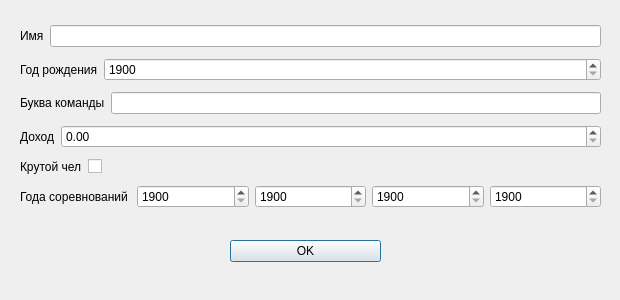
<?xml version="1.0" encoding="UTF-8"?>
<ui version="4.0">
 <class>StructInputDialog</class>
 <widget class="QDialog" name="StructInputDialog">
  <property name="geometry">
   <rect>
    <x>0</x>
    <y>0</y>
    <width>620</width>
    <height>300</height>
   </rect>
  </property>
  <property name="windowTitle">
   <string>Input Dialog</string>
  </property>
  <widget class="QDialogButtonBox" name="buttonBox">
   <property name="geometry">
    <rect>
     <x>230</x>
     <y>240</y>
     <width>151</width>
     <height>32</height>
    </rect>
   </property>
   <property name="orientation">
    <enum>Qt::Vertical</enum>
   </property>
   <property name="standardButtons">
    <set>QDialogButtonBox::Ok</set>
   </property>
  </widget>
  <widget class="QWidget" name="layoutWidget">
   <property name="geometry">
    <rect>
     <x>20</x>
     <y>20</y>
     <width>581</width>
     <height>198</height>
    </rect>
   </property>
   <layout class="QVBoxLayout" name="verticalLayout">
    <item>
     <layout class="QHBoxLayout" name="horizontalLayout">
      <item>
       <widget class="QLabel" name="label">
        <property name="text">
         <string>Имя</string>
        </property>
       </widget>
      </item>
      <item>
       <widget class="QLineEdit" name="lineEdit">
        <property name="maxLength">
         <number>15</number>
        </property>
       </widget>
      </item>
     </layout>
    </item>
    <item>
     <layout class="QHBoxLayout" name="horizontalLayout_2">
      <item>
       <widget class="QLabel" name="label_2">
        <property name="sizePolicy">
         <sizepolicy hsizetype="Minimum" vsizetype="Preferred">
          <horstretch>0</horstretch>
          <verstretch>0</verstretch>
         </sizepolicy>
        </property>
        <property name="text">
         <string>Год рождения</string>
        </property>
       </widget>
      </item>
      <item>
       <widget class="QSpinBox" name="spinBox">
        <property name="sizePolicy">
         <sizepolicy hsizetype="Expanding" vsizetype="Fixed">
          <horstretch>0</horstretch>
          <verstretch>0</verstretch>
         </sizepolicy>
        </property>
        <property name="minimum">
         <number>1900</number>
        </property>
        <property name="maximum">
         <number>9999</number>
        </property>
       </widget>
      </item>
     </layout>
    </item>
    <item>
     <layout class="QHBoxLayout" name="horizontalLayout_3">
      <item>
       <widget class="QLabel" name="label_3">
        <property name="text">
         <string>Буква команды</string>
        </property>
       </widget>
      </item>
      <item>
       <widget class="QLineEdit" name="lineEdit_2">
        <property name="maxLength">
         <number>1</number>
        </property>
       </widget>
      </item>
     </layout>
    </item>
    <item>
     <layout class="QHBoxLayout" name="horizontalLayout_4">
      <item>
       <widget class="QLabel" name="label_4">
        <property name="sizePolicy">
         <sizepolicy hsizetype="Minimum" vsizetype="Preferred">
          <horstretch>0</horstretch>
          <verstretch>0</verstretch>
         </sizepolicy>
        </property>
        <property name="text">
         <string>Доход</string>
        </property>
       </widget>
      </item>
      <item>
       <widget class="QDoubleSpinBox" name="doubleSpinBox">
        <property name="sizePolicy">
         <sizepolicy hsizetype="Expanding" vsizetype="Fixed">
          <horstretch>0</horstretch>
          <verstretch>0</verstretch>
         </sizepolicy>
        </property>
       </widget>
      </item>
     </layout>
    </item>
    <item>
     <layout class="QHBoxLayout" name="horizontalLayout_5">
      <item>
       <widget class="QLabel" name="label_5">
        <property name="sizePolicy">
         <sizepolicy hsizetype="Minimum" vsizetype="Preferred">
          <horstretch>0</horstretch>
          <verstretch>0</verstretch>
         </sizepolicy>
        </property>
        <property name="text">
         <string>Крутой чел</string>
        </property>
       </widget>
      </item>
      <item>
       <widget class="QCheckBox" name="checkBox">
        <property name="sizePolicy">
         <sizepolicy hsizetype="Expanding" vsizetype="Fixed">
          <horstretch>0</horstretch>
          <verstretch>0</verstretch>
         </sizepolicy>
        </property>
        <property name="text">
         <string/>
        </property>
       </widget>
      </item>
     </layout>
    </item>
    <item>
     <layout class="QHBoxLayout" name="horizontalLayout_6">
      <item>
       <widget class="QLabel" name="label_6">
        <property name="text">
         <string>Года соревнований</string>
        </property>
       </widget>
      </item>
      <item>
       <widget class="QSpinBox" name="spinBox_2">
        <property name="minimum">
         <number>1900</number>
        </property>
        <property name="maximum">
         <number>9999</number>
        </property>
       </widget>
      </item>
      <item>
       <widget class="QSpinBox" name="spinBox_3">
        <property name="minimum">
         <number>1900</number>
        </property>
        <property name="maximum">
         <number>9999</number>
        </property>
       </widget>
      </item>
      <item>
       <widget class="QSpinBox" name="spinBox_4">
        <property name="minimum">
         <number>1900</number>
        </property>
        <property name="maximum">
         <number>9999</number>
        </property>
       </widget>
      </item>
      <item>
       <widget class="QSpinBox" name="spinBox_5">
        <property name="minimum">
         <number>1900</number>
        </property>
        <property name="maximum">
         <number>9999</number>
        </property>
       </widget>
      </item>
     </layout>
    </item>
   </layout>
  </widget>
 </widget>
 <resources/>
 <connections>
  <connection>
   <sender>buttonBox</sender>
   <signal>accepted()</signal>
   <receiver>StructInputDialog</receiver>
   <slot>accept()</slot>
   <hints>
    <hint type="sourcelabel">
     <x>248</x>
     <y>254</y>
    </hint>
    <hint type="destinationlabel">
     <x>157</x>
     <y>274</y>
    </hint>
   </hints>
  </connection>
  <connection>
   <sender>buttonBox</sender>
   <signal>rejected()</signal>
   <receiver>StructInputDialog</receiver>
   <slot>reject()</slot>
   <hints>
    <hint type="sourcelabel">
     <x>316</x>
     <y>260</y>
    </hint>
    <hint type="destinationlabel">
     <x>286</x>
     <y>274</y>
    </hint>
   </hints>
  </connection>
 </connections>
</ui>
